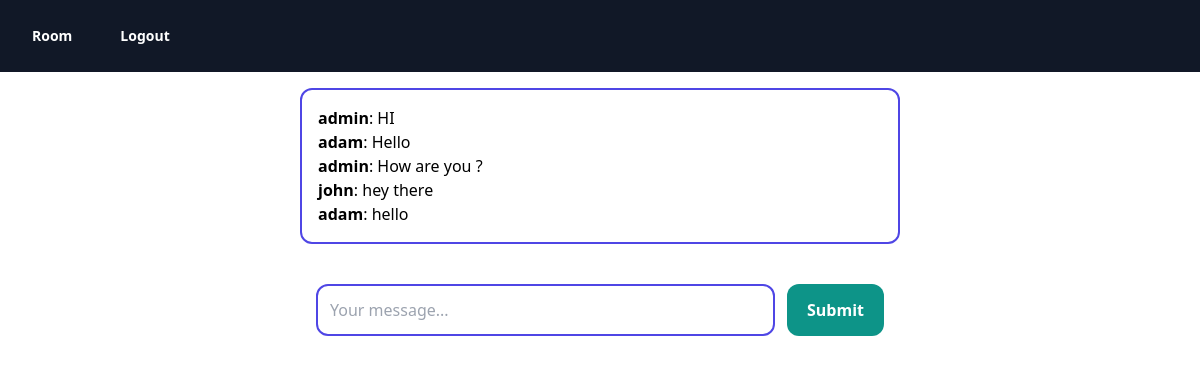
Before: /rooms/work/ (signed in) with the older database file.
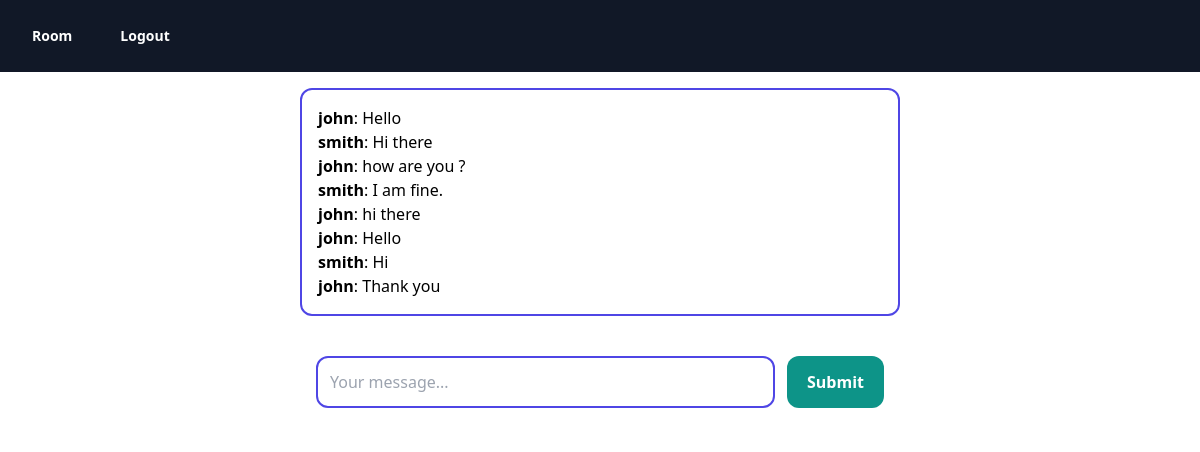
After: the same page with the newer database file.
### room/models.py (models this page shows)
class Message(models.Model):
    room = models.ForeignKey(Room, related_name='messages', on_delete=models.CASCADE)
    user = models.ForeignKey(User, related_name='messages', on_delete=models.CASCADE)
    content = models.TextField()
    date_added = models.DateTimeField(auto_now_add=True)
    class Meta:
        ordering = ('date_added',)

### room/views.py (the view)
# urls.py: path("rooms/", include('room.urls')),
@login_required
def room(request, slug):
    room = Room.objects.get(slug=slug)
    messages = Message.objects.filter(room=room)[0:25]
    return render(request, 'room/room.html', {'room': room, 'messages': messages})

### room/templates/room/room.html (shortened to what this page needs)
{% extends 'core/base.html' %}
{% block content %}
<div class="lg:w-2/4 mx-4 mt-4 lg:mx-auto p-4 bg-white rounded-xl text-black border-2 border-indigo-600 border-solid">
    <div class="chat-messages space-y-3" id="chat-messages">
        {% for m in messages %}<b>{{ m.user.username }}</b>: {{ m.content }}<br>{% endfor %}
    </div>
</div>
<div class="lg:w-2/4 mt-6 mx-4 lg:mx-auto p-4 bg-white rounded-xl">
    <form method="post" class="flex">
        <input type="text" name="content" class="flex-1 mr-3 border-solid border-2 border-indigo-600 p-3 rounded-xl" placeholder="Your message..." id="chat-message-input">
        <button class="px-5 py-3 rounded-xl text-white bg-teal-600 hover:bg-teal-700 font-bold"
            id="chat-message-submit"
        >Submit</button>
    </form>
</div>
{% endblock %}

### core/templates/core/base.html (shortened to what this page needs)
<!DOCTYPE html>
<html lang="en">
  <head>
    <script src="https://cdn.tailwindcss.com"></script>
  </head>
  <body>
    <header class="bg-gray-900">
      <nav
        class="mx-auto flex max-w-7xl items-center justify-between p-6 lg:px-8"
        aria-label="Global"
      >
        <div class="lg:flex lg:gap-x-12">
          {% if request.user.is_authenticated %}
          <a href="/rooms/" class="text-sm font-semibold leading-6 text-white"
            >Room</a
          >
          <a href="/logout/" class="text-sm font-semibold leading-6 text-white" >Logout</a>
          {% endif %}
        </div>
      </nav>
    </header>
    {% block content %} {% endblock %}
  </body>
</html>

Changed rows visible on the page:
removed Message: user.username "admin", content "HI"
removed Message: user.username "adam", content "Hello"
removed Message: user.username "admin", content "How are you ?"
removed Message: user.username "john", content "hey there"
removed Message: user.username "adam", content "hello"
added Message: user.username "john", content "Hello"
added Message: user.username "smith", content "Hi there"
added Message: user.username "john", content "how are you ?"
added Message: user.username "smith", content "I am fine."
added Message: user.username "john", content "hi there"
added Message: user.username "john", content "Hello"
added Message: user.username "smith", content "Hi"
added Message: user.username "john", content "Thank you"
